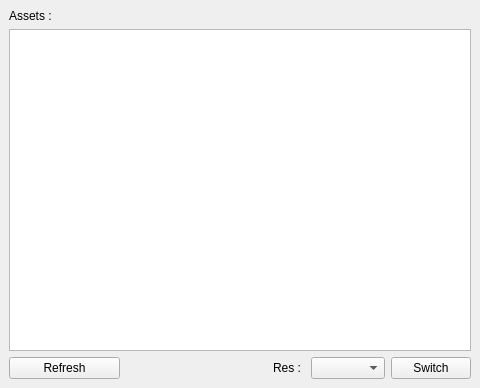
<?xml version="1.0" encoding="UTF-8"?>
<ui version="4.0">
 <class>RFAssetSwitch</class>
 <widget class="QMainWindow" name="RFAssetSwitch">
  <property name="geometry">
   <rect>
    <x>0</x>
    <y>0</y>
    <width>480</width>
    <height>388</height>
   </rect>
  </property>
  <property name="windowTitle">
   <string>MainWindow</string>
  </property>
  <widget class="QWidget" name="centralwidget">
   <layout class="QVBoxLayout" name="verticalLayout_4">
    <item>
     <layout class="QVBoxLayout" name="verticalLayout_3">
      <item>
       <widget class="QLabel" name="label">
        <property name="text">
         <string>Assets : </string>
        </property>
       </widget>
      </item>
      <item>
       <widget class="QListWidget" name="asset_listWidget">
        <property name="selectionMode">
         <enum>QAbstractItemView::ExtendedSelection</enum>
        </property>
       </widget>
      </item>
     </layout>
    </item>
    <item>
     <layout class="QHBoxLayout" name="horizontalLayout" stretch="3,4,0,2,2">
      <item>
       <widget class="QPushButton" name="refresh_pushButton">
        <property name="text">
         <string>Refresh</string>
        </property>
       </widget>
      </item>
      <item>
       <spacer name="horizontalSpacer">
        <property name="orientation">
         <enum>Qt::Horizontal</enum>
        </property>
        <property name="sizeHint" stdset="0">
         <size>
          <width>40</width>
          <height>20</height>
         </size>
        </property>
       </spacer>
      </item>
      <item>
       <widget class="QLabel" name="label_2">
        <property name="text">
         <string>Res : </string>
        </property>
       </widget>
      </item>
      <item>
       <widget class="QComboBox" name="res_comboBox"/>
      </item>
      <item>
       <widget class="QPushButton" name="switch_pushButton">
        <property name="text">
         <string>Switch</string>
        </property>
       </widget>
      </item>
     </layout>
    </item>
   </layout>
  </widget>
  <widget class="QMenuBar" name="menubar">
   <property name="geometry">
    <rect>
     <x>0</x>
     <y>0</y>
     <width>480</width>
     <height>21</height>
    </rect>
   </property>
  </widget>
 </widget>
 <resources/>
 <connections/>
</ui>
